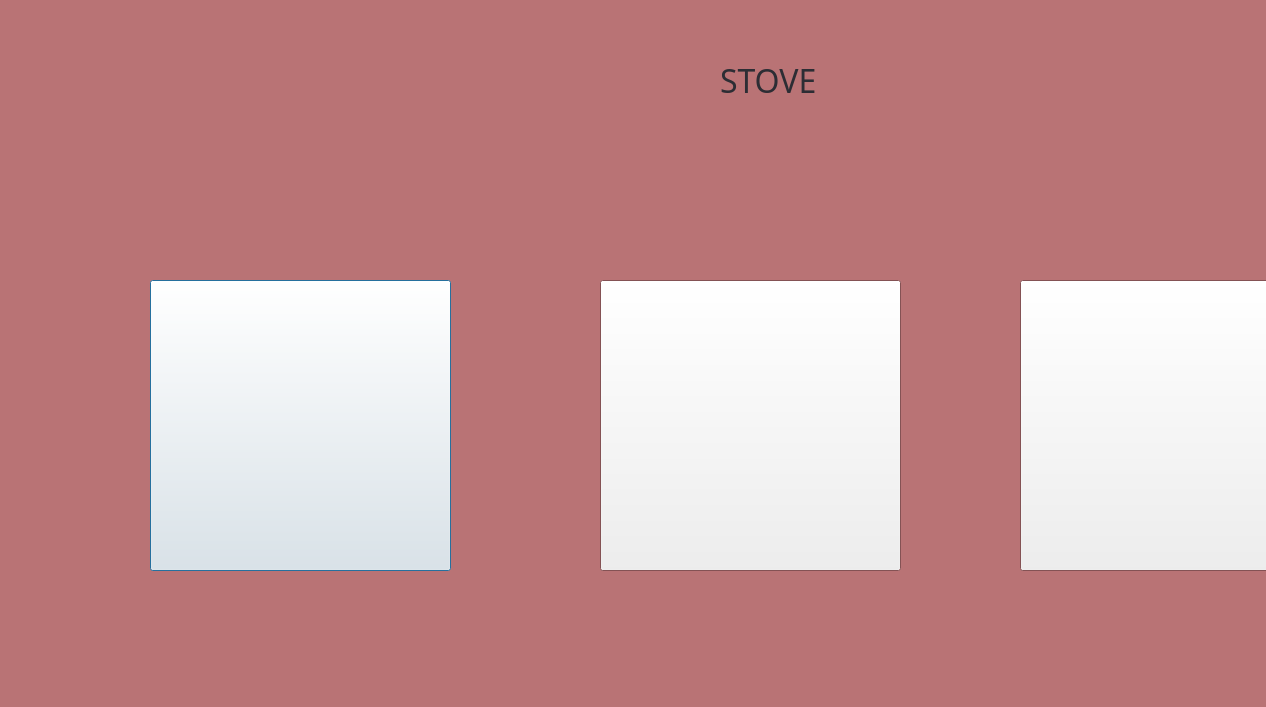
<?xml version="1.0" encoding="UTF-8"?>
<ui version="4.0">
 <class>stove</class>
 <widget class="QDialog" name="stove">
  <property name="geometry">
   <rect>
    <x>0</x>
    <y>0</y>
    <width>1266</width>
    <height>707</height>
   </rect>
  </property>
  <property name="palette">
   <palette>
    <active>
     <colorrole role="Window">
      <brush brushstyle="SolidPattern">
       <color alpha="255">
        <red>185</red>
        <green>115</green>
        <blue>117</blue>
       </color>
      </brush>
     </colorrole>
    </active>
    <inactive>
     <colorrole role="Window">
      <brush brushstyle="SolidPattern">
       <color alpha="255">
        <red>185</red>
        <green>115</green>
        <blue>117</blue>
       </color>
      </brush>
     </colorrole>
    </inactive>
    <disabled>
     <colorrole role="Base">
      <brush brushstyle="SolidPattern">
       <color alpha="255">
        <red>185</red>
        <green>115</green>
        <blue>117</blue>
       </color>
      </brush>
     </colorrole>
     <colorrole role="Window">
      <brush brushstyle="SolidPattern">
       <color alpha="255">
        <red>185</red>
        <green>115</green>
        <blue>117</blue>
       </color>
      </brush>
     </colorrole>
    </disabled>
   </palette>
  </property>
  <property name="windowTitle">
   <string>Dialog</string>
  </property>
  <widget class="QLabel" name="label">
   <property name="geometry">
    <rect>
     <x>720</x>
     <y>60</y>
     <width>121</width>
     <height>41</height>
    </rect>
   </property>
   <property name="palette">
    <palette>
     <active>
      <colorrole role="WindowText">
       <brush brushstyle="SolidPattern">
        <color alpha="255">
         <red>45</red>
         <green>45</green>
         <blue>52</blue>
        </color>
       </brush>
      </colorrole>
     </active>
     <inactive>
      <colorrole role="WindowText">
       <brush brushstyle="SolidPattern">
        <color alpha="255">
         <red>45</red>
         <green>45</green>
         <blue>52</blue>
        </color>
       </brush>
      </colorrole>
     </inactive>
     <disabled/>
    </palette>
   </property>
   <property name="font">
    <font>
     <family>Britannic Bold</family>
     <pointsize>24</pointsize>
    </font>
   </property>
   <property name="text">
    <string>STOVE</string>
   </property>
  </widget>
  <widget class="QPushButton" name="stove1btn">
   <property name="geometry">
    <rect>
     <x>150</x>
     <y>280</y>
     <width>301</width>
     <height>291</height>
    </rect>
   </property>
   <property name="text">
    <string/>
   </property>
  </widget>
  <widget class="QPushButton" name="stove2btn">
   <property name="geometry">
    <rect>
     <x>600</x>
     <y>280</y>
     <width>301</width>
     <height>291</height>
    </rect>
   </property>
   <property name="text">
    <string/>
   </property>
  </widget>
  <widget class="QPushButton" name="stove3btn">
   <property name="geometry">
    <rect>
     <x>1020</x>
     <y>280</y>
     <width>301</width>
     <height>291</height>
    </rect>
   </property>
   <property name="text">
    <string/>
   </property>
  </widget>
 </widget>
 <resources/>
 <connections/>
</ui>
